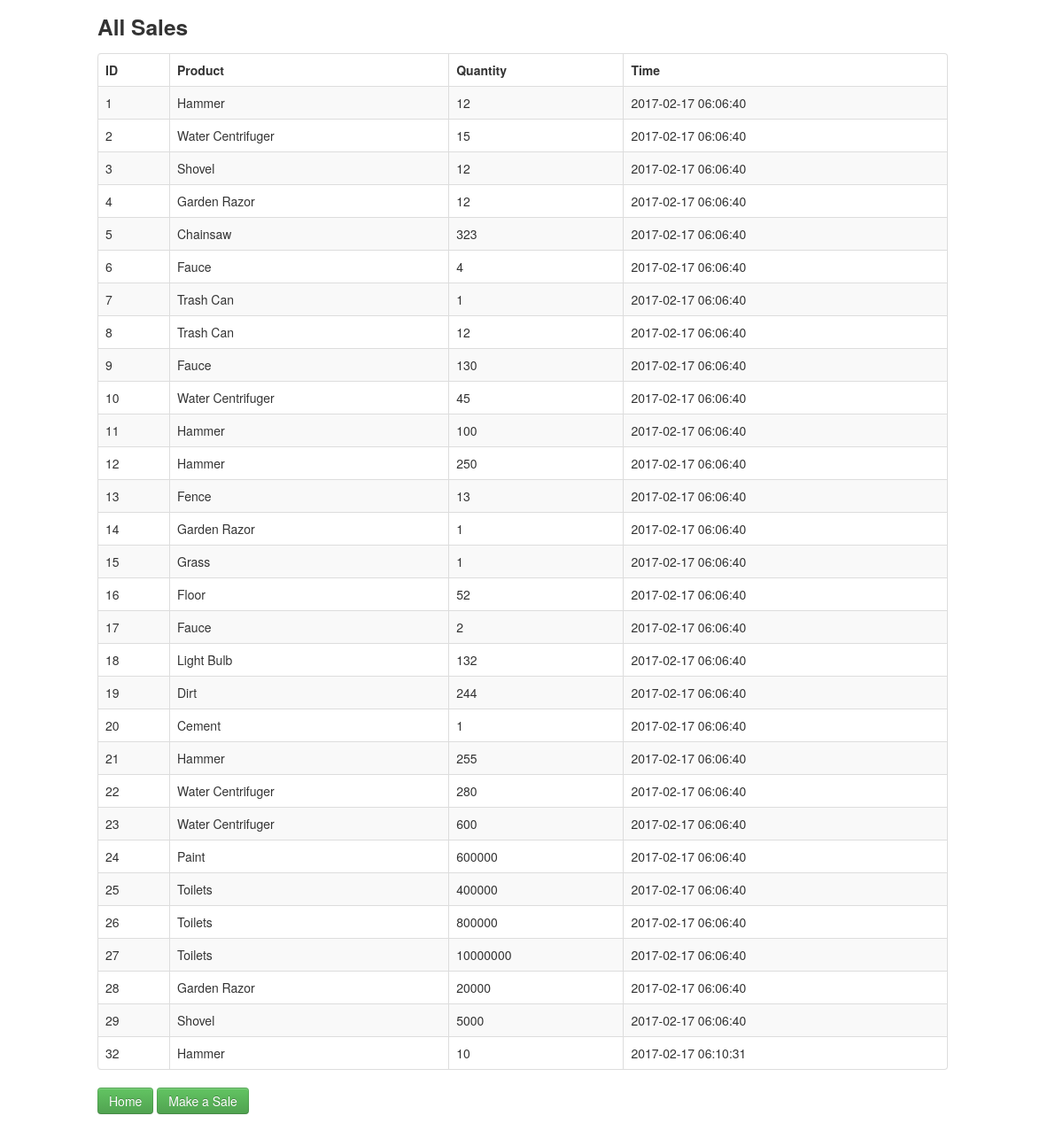
Page /Tarea1/sales.php on the earlier database version.
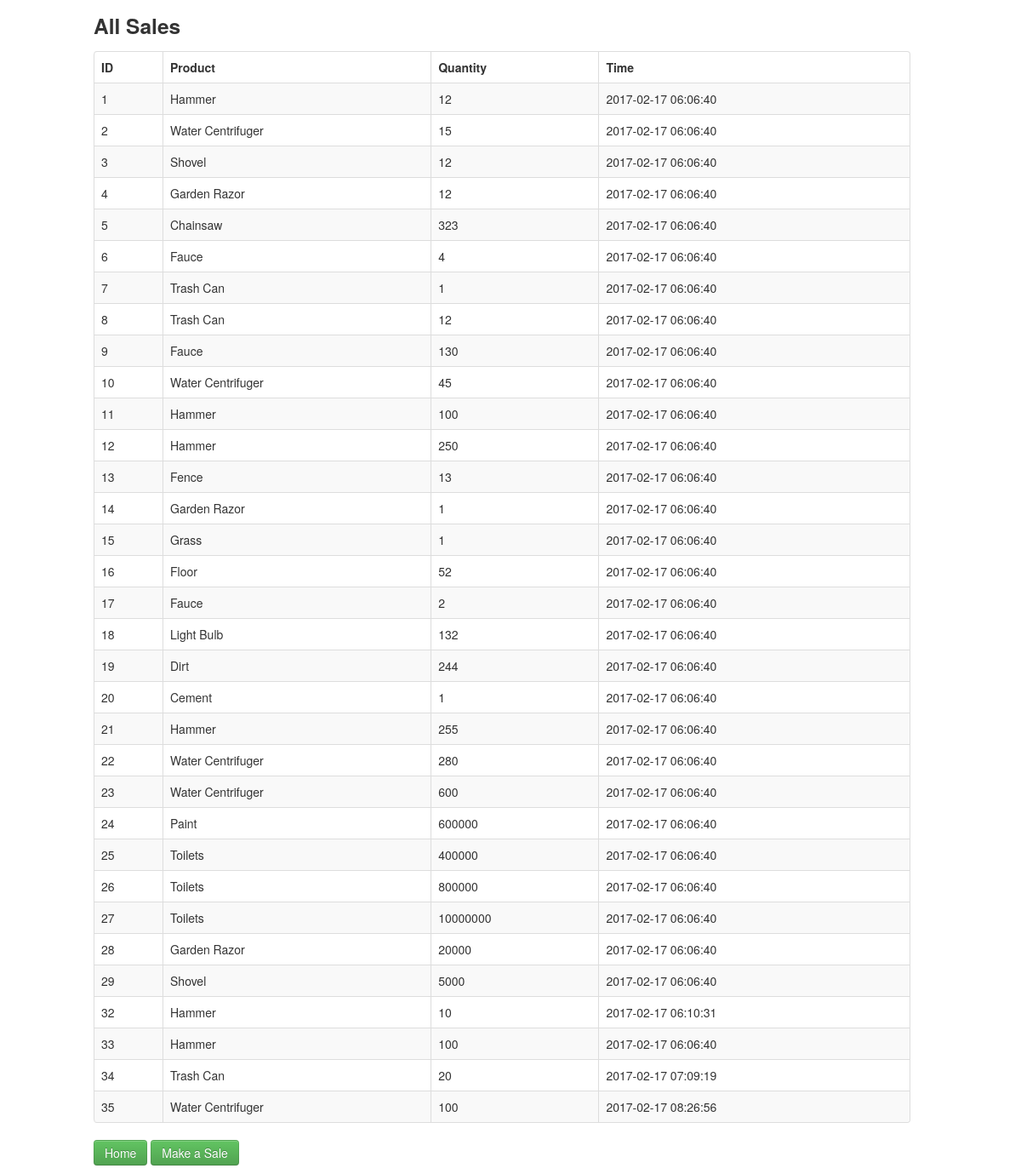
Same page on the later database version.
### tables this page shows
CREATE TABLE `saleproduct` (
  `Id` int(11) NOT NULL AUTO_INCREMENT,
  `product` int(11) DEFAULT NULL,
  `sale` int(11) DEFAULT NULL,
  `quantity` int(11) DEFAULT NULL,
  PRIMARY KEY (`Id`),
  KEY `product` (`product`),
  KEY `sale` (`sale`),
  CONSTRAINT `saleproduct_ibfk_1` FOREIGN KEY (`product`) REFERENCES `product` (`Id`) ON DELETE CASCADE ON UPDATE CASCADE,
  CONSTRAINT `saleproduct_ibfk_2` FOREIGN KEY (`sale`) REFERENCES `sale` (`Id`) ON DELETE CASCADE ON UPDATE CASCADE
);

CREATE TABLE `product` (
  `Id` int(11) NOT NULL AUTO_INCREMENT,
  `name` varchar(30) DEFAULT NULL,
  `price` int(11) DEFAULT NULL,
  `department` int(11) DEFAULT NULL,
  `category` int(11) DEFAULT NULL,
  `orders` int(11) DEFAULT NULL,
  PRIMARY KEY (`Id`),
  KEY `department` (`department`),
  KEY `category` (`category`),
  CONSTRAINT `product_ibfk_1` FOREIGN KEY (`department`) REFERENCES `department` (`Id`) ON DELETE CASCADE ON UPDATE CASCADE,
  CONSTRAINT `product_ibfk_2` FOREIGN KEY (`category`) REFERENCES `category` (`Id`) ON DELETE CASCADE ON UPDATE CASCADE
);

CREATE TABLE `sale` (
  `Id` int(11) NOT NULL AUTO_INCREMENT,
  `client` int(11) DEFAULT NULL,
  `date` datetime DEFAULT NULL,
  `time` timestamp NOT NULL DEFAULT CURRENT_TIMESTAMP ON UPDATE CURRENT_TIMESTAMP,
  PRIMARY KEY (`Id`),
  KEY `client` (`client`),
  CONSTRAINT `sale_ibfk_1` FOREIGN KEY (`client`) REFERENCES `client` (`Id`) ON DELETE CASCADE ON UPDATE CASCADE
);

### Tarea1/sales.php (the view, shortened to what this page needs)
<!DOCTYPE html>
<html lang="en">
	<head>
	    <link   href="css/bootstrap.min.css" rel="stylesheet">
	</head>
	<body>
	    <div class="container">
	    		<div class="row">
		   			<h3>All Sales</h3>
		   		</div>
				<div class="row">
					<table class="table table-striped table-bordered">
			            <thead>
			                <tr>
			                	<th>ID</th>
			                	<th>Product</th>
			                	<th>Quantity</th>
								<th>Time</th>
			                </tr>
			            </thead>
			            <tbody>
			              	<?php
						   	$pdo = Database::connect();
						   	$sql = 'SELECT saleProduct.Id, product.name AS "product", sale.time, saleProduct.quantity FROM saleProduct, sale, product WHERE saleProduct.product = product.Id AND saleProduct.sale = sale.Id ORDER BY saleProduct.Id';
						   	foreach ($pdo->query($sql) as $row) {
								echo '<tr>';
	    					   	echo '<td>'. $row['Id'] . '</td>';
	    					  	echo '<td>'. $row['product'] . '</td>';
	    					  	echo '<td>'. $row['quantity'] . '</td>';
								echo '<td>'. $row['time'] . '</td>';
							  	echo '</tr>';
						    }
						  	?>
					    </tbody>
		            </table>
		            <p>
						<a href="index.php" class="btn btn-success">Home</a>
						<a href="makeSale.php" class="btn btn-success">Make a Sale</a>
					</p>
	    	</div>
	    </div>
	</body>
</html>

Differences in the rows shown:
added saleproduct: Id "33", product.name "Hammer", quantity "100", sale.time "2017-02-17 06:06:40"
added saleproduct: Id "34", product.name "Trash Can", quantity "20", sale.time "2017-02-17 07:09:19"
added saleproduct: Id "35", product.name "Water Centrifuger", quantity "100", sale.time "2017-02-17 08:26:56"
